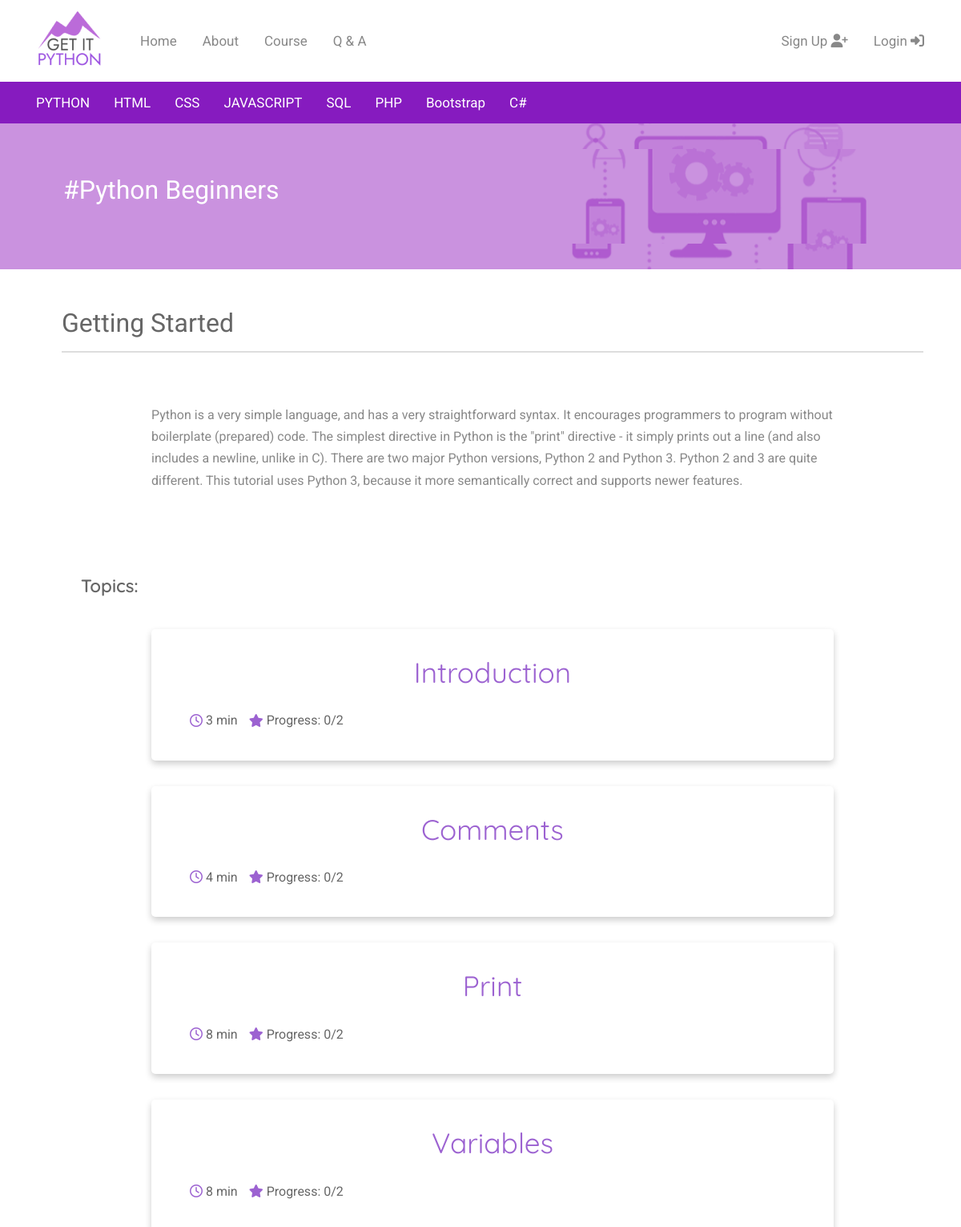
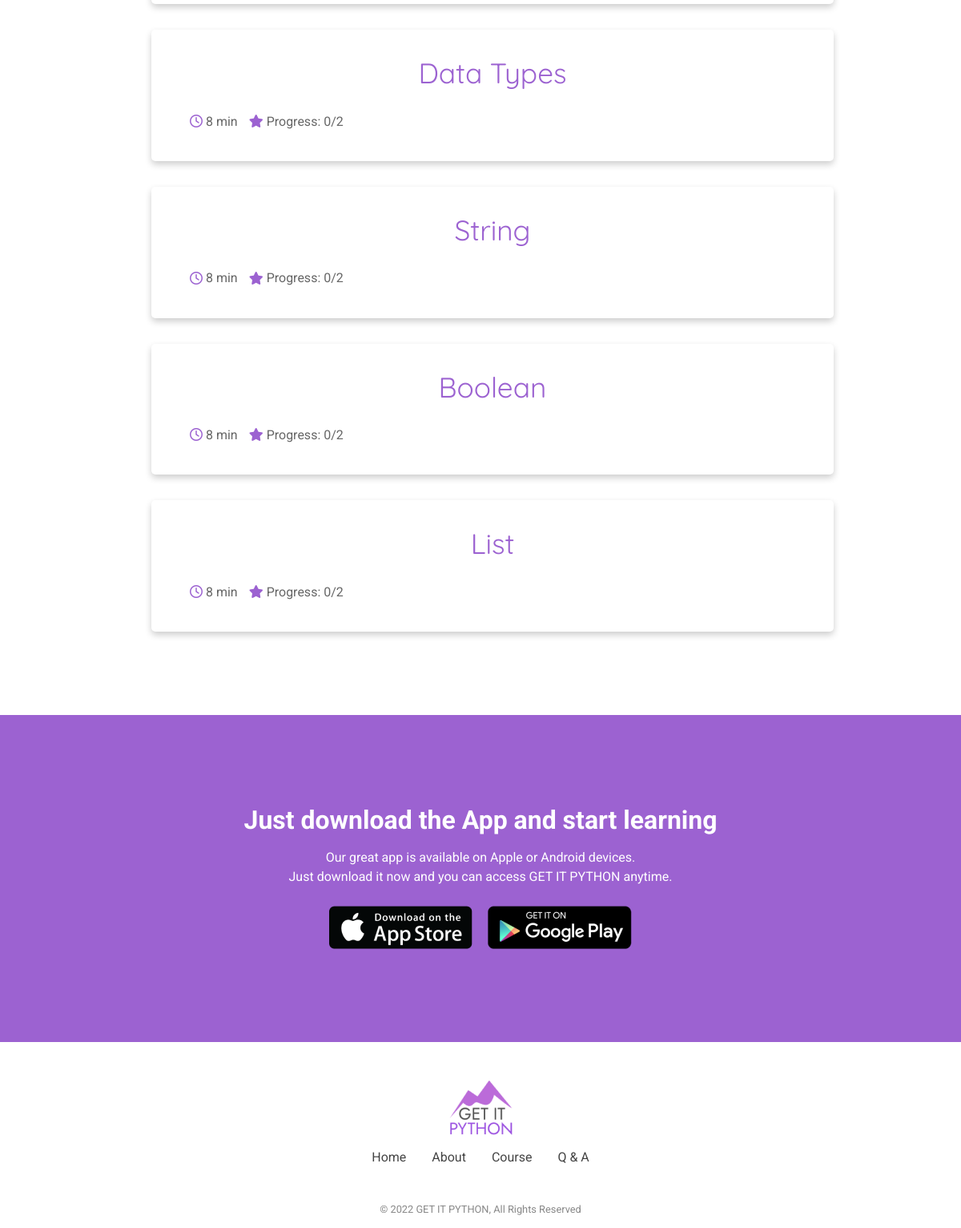
The page /course/courses/topic/1/ on the database its author committed (2 pictures, top to bottom).
### courses/models.py (models this page shows, shortened)
class Topic(models.Model):
    course = models.ForeignKey(Course, on_delete= models.CASCADE)
    name = models.CharField(max_length=50, default="name here...")
    intro = models.TextField(max_length=500, default="intro here...")

class Content(models.Model):
    topic = models.ForeignKey(Topic, on_delete= models.CASCADE, default=4)
    name = models.CharField(max_length=50, default="name here...")
    explanation = models.TextField(max_length=500, default="explanation here...")
    example = models.TextField(max_length=500, default="example here...")
    minutesToComplete = models.SmallIntegerField(default=8)
    template_user_result = models.SmallIntegerField(default=0)
    @property
    def count_questions(self):
        return Question.objects.filter(content = self).count()

### courses/views.py (the view, shortened to what this page needs)
# urls.py: path("courses/topic/<int:pk>/", TopicDetailView.as_view(), name="topic_detail"),
class TopicDetailView(DetailView):
    model = Topic
    template_name = "courses/topic_detail.html"
    def get(self, request, pk):
        topic = Topic.objects.get(id=pk)
        content = Content.objects.filter(topic__pk=pk).all()
        return render(request, 'courses/topic_detail.html', {'content': content,
                                                                'topic': topic})

### courses/templates/courses/topic_detail.html (shortened to what this page needs)
{% extends 'courses/course_base.html' %}
{% block course_header %}
    <div class="course_header_container">
        <div class="container">
            <div class="course_header_container">
                <div>
                    <h1 class="course_heading_white">#Python Beginners</h1>
                </div>
            </div>
        </div>
    </div>
{% endblock %}
{% block course_content %}
<section class="container">
    <div class="course_container">
        <div class="course_content_container">
            <div class="course_course_intro_container">
                <h1 class="course_heading">{{ topic.name }}</h1>
                <p class="course_border"><p>
            </div>
            <p class="course_detail_p"> {{ topic.intro }} </p>
            <h2 class="course_detail_title"> {{ course.howHeading }}</h2>
            <h2 class="course_detail_title" style="margin-bottom:10px">{{ course.name }} Topics:</h2>
            <div class="course_detail_flex">
                {% for c in content %}
                    {% include 'components/content_card.html' %}
                {% endfor %}
    </div>
</section>
{% endblock course_content %}

### courses/templates/components/content_card.html
<div class="card_course_topic_container">
    <h3 class="topic_name">
        <a href="{% url 'content_detail' pk=c.id %}">{{c.name}}</a>
    </h3>
    <div class="topic_container">
        <span class="course_progressbar_title"><i class="far fa-clock" id="purple"></i> {{ c.minutesToComplete }} min</span>
        <span class="course_progressbar_title" style="padding-left:10px"><i class="fas fa-star" id="purple"></i> Progress: {{c.template_user_result}}/{{ c.count_questions }}</span>
        <br>
    </div>
</div>

### static/css/main.css (style rules this page uses)
* { margin: 0; padding: 0; box-sizing: border-box; }
body { font-family: Roboto, Arial, Helvetica, sans-serif; }
h3 { font-size: 35px; }
a { text-decoration: none; }
.container { padding-right: 15px; padding-left: 15px; margin-right: auto; margin-left: auto; }
@media (min-width: 768px) { .container { width: 750px; } }
@media (min-width: 992px) { .container { width: 970px; } }
@media (min-width: 1200px) { .container { width: 1170px; } }

### static/css/courses.css (style rules this page uses)
.course_container { padding: 3rem 3rem; margin-bottom: 1.5rem; }
.course_header_container { padding: 1rem 0 0 0; background-image: url("/static/images/course_background.png"); background-repeat: no-repeat; background-position: center; background-color: #CA92DF; }
.course_header_container { padding: 2rem; height: auto; }
@media screen and (max-width: 1200px) { .course_container { padding: 3rem 2rem; } }
.course_heading_white { color: #FFFFFF; font-family: Roboto, Arial, Helvetica, sans-serif; font-weight: 400; font-size: 2rem; margin-bottom: 1rem; }
.course_heading { color: #666666; font-family: Roboto, Arial, Helvetica, sans-serif; font-weight: 400; font-size: 2rem; margin-bottom: 1rem; }
.course_progressbar_title { color: #666666; padding-top: .2rem; width: 10.5rem; }
.course_border { width: 100%; height: auto; border-bottom: 2px solid #dddddd; margin-bottom: 1rem; }
.course_content_container { width: 100%; }
.course_course_intro_container { display: block; margin-bottom: 4rem; }
.course_detail_title { font-family: Quicksand, 'Franklin Gothic Medium', 'Arial Narrow', Arial, sans-serif; font-weight: 600; font-size: 1.4rem; padding: .5rem 0 .5rem 1.5rem; color: #666666; }
.course_detail_p { color: #888888; font-size: 1rem; line-height: 1.7rem; padding: 0 7rem; margin-bottom: 2.5rem; }
.card_course_topic_container { box-shadow: 0 4px 8px 0 rgba(0, 0, 0, 0.2); transition: 0.3s; margin: 0 0 2rem 0; padding: 0 0 2rem 0; border-radius: 5px; max-width: 100%; margin: 2rem 7rem; }
.topic_name { font-family: Quicksand, 'Franklin Gothic Medium', 'Arial Narrow', Arial, sans-serif; font-weight: 400; text-align: center; font-size: 2.2rem; padding-top: 2rem; padding-bottom: 1.3rem; color: #9C62D1; }
.topic_name a { color: #9C62D1; text-decoration: none; }
.topic_container { width: 100%; padding: .5rem 3rem; display: block; }

### static/css/forum.css (style rules this page uses)
#purple { color: #9C62D1; }

### rows shown on the page
Topic: name "Getting Started", intro "Python is a very simple language, and has a very straightforward syntax. It encourages programmers to program without boilerplate (prepared) code. The simplest directive in Python is the \"print\" directive - it simply prints out a line (and also includes a newline, unlike in C). There are two major Python versions, Python 2 and Python 3. Python 2 and 3 are quite different. This tutorial uses Python 3, because it more semantically correct and supports newer features."
Content: name "Introduction", minutesToComplete "3", template_user_result "0", count_questions "2"
Content: name "Comments", minutesToComplete "4", template_user_result "0", count_questions "2"
Content: name "Print", minutesToComplete "8", template_user_result "0", count_questions "2"
Content: name "Variables", minutesToComplete "8", template_user_result "0", count_questions "2"
Content: name "Data Types", minutesToComplete "8", template_user_result "0", count_questions "2"
Content: name "String", minutesToComplete "8", template_user_result "0", count_questions "2"
Content: name "Boolean", minutesToComplete "8", template_user_result "0", count_questions "2"
Content: name "List", minutesToComplete "8", template_user_result "0", count_questions "2"
